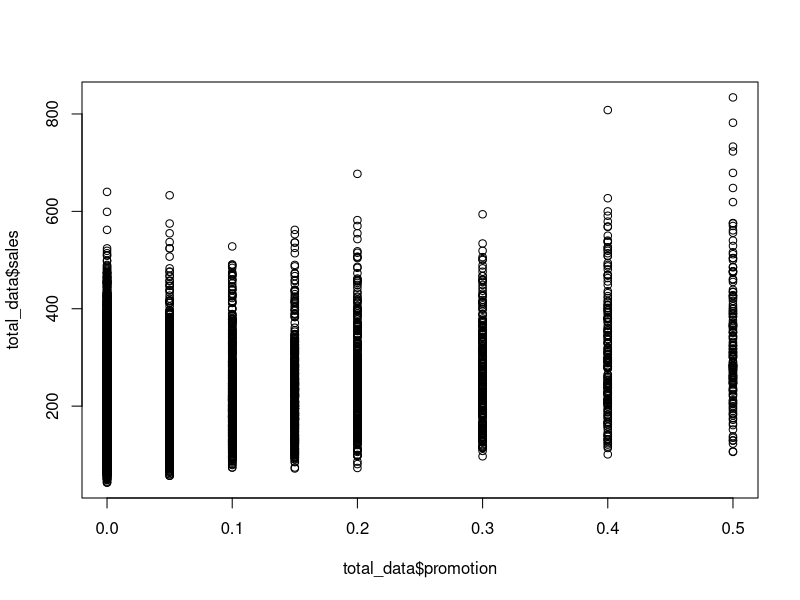
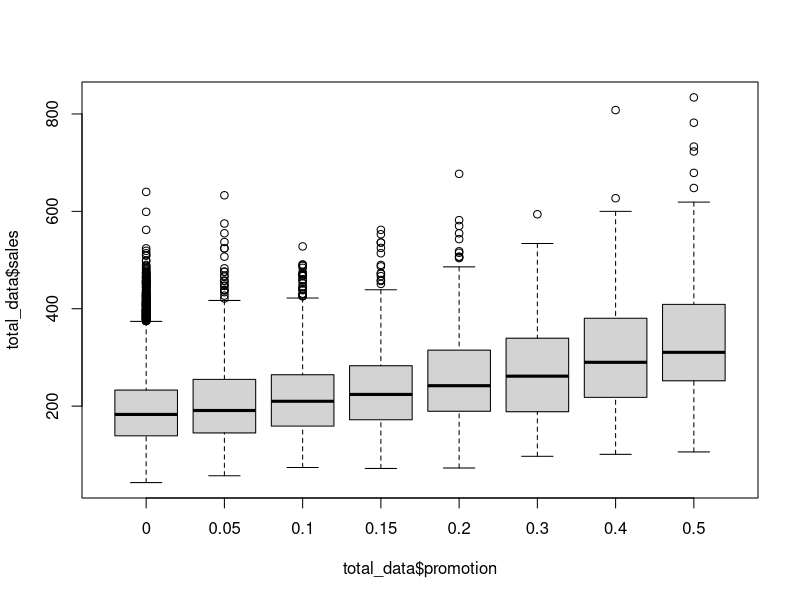
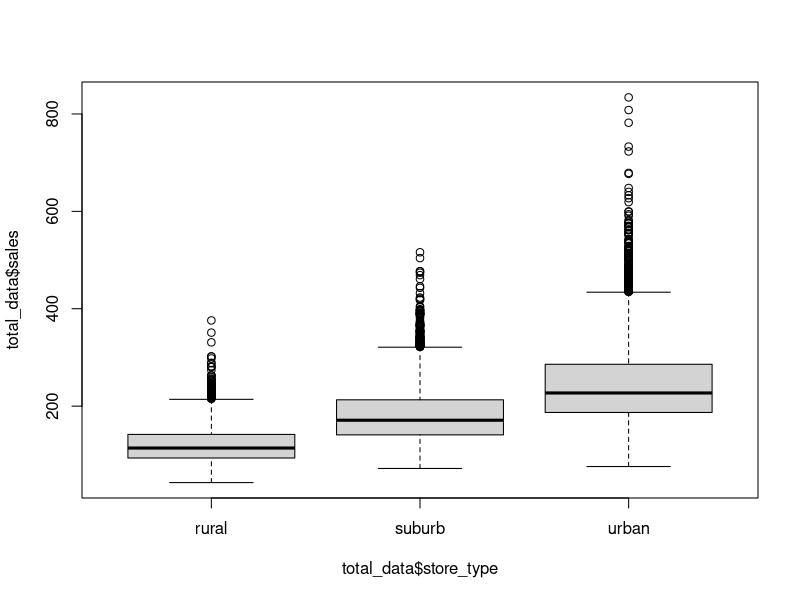
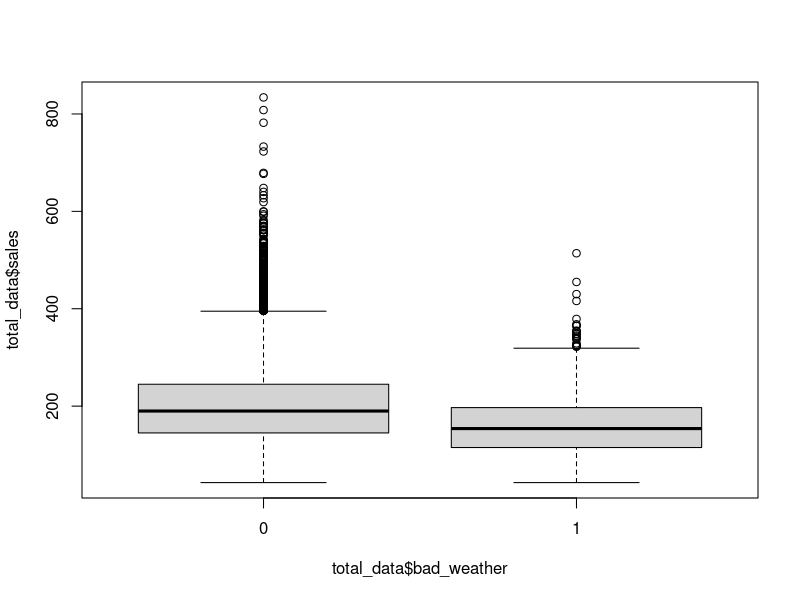
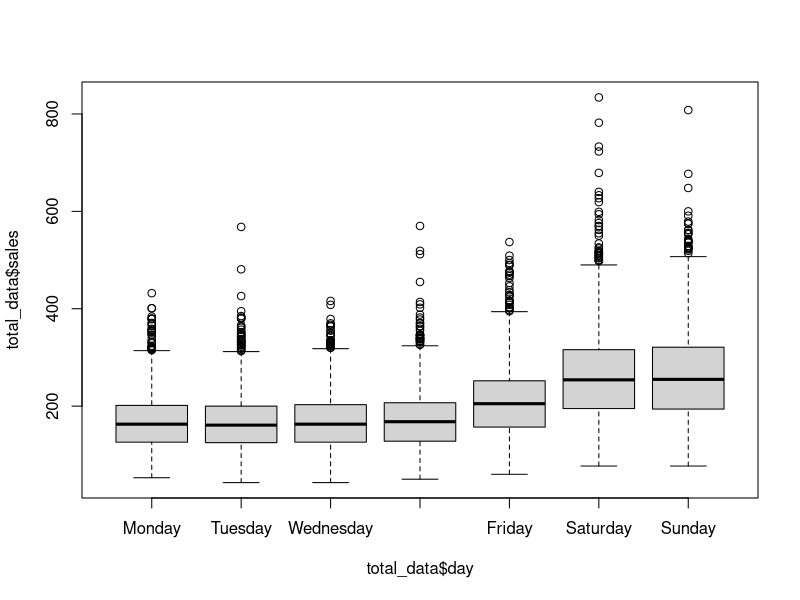
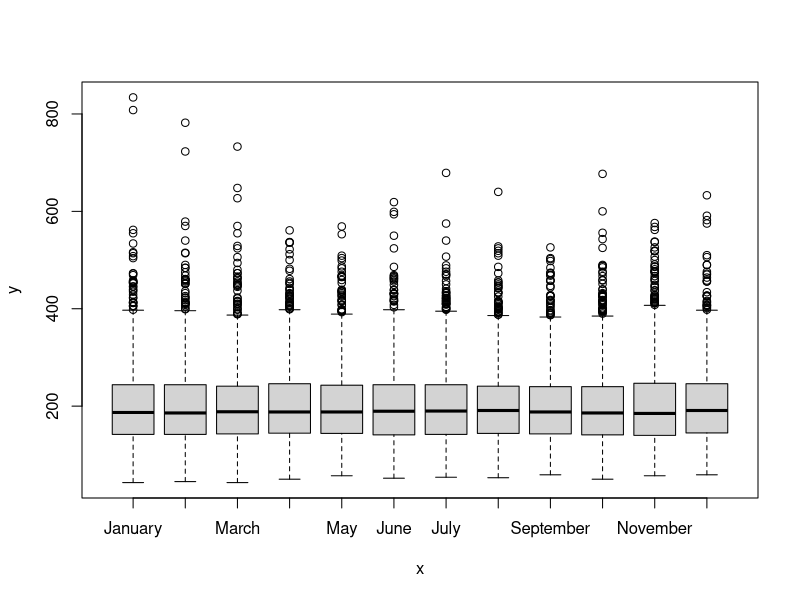
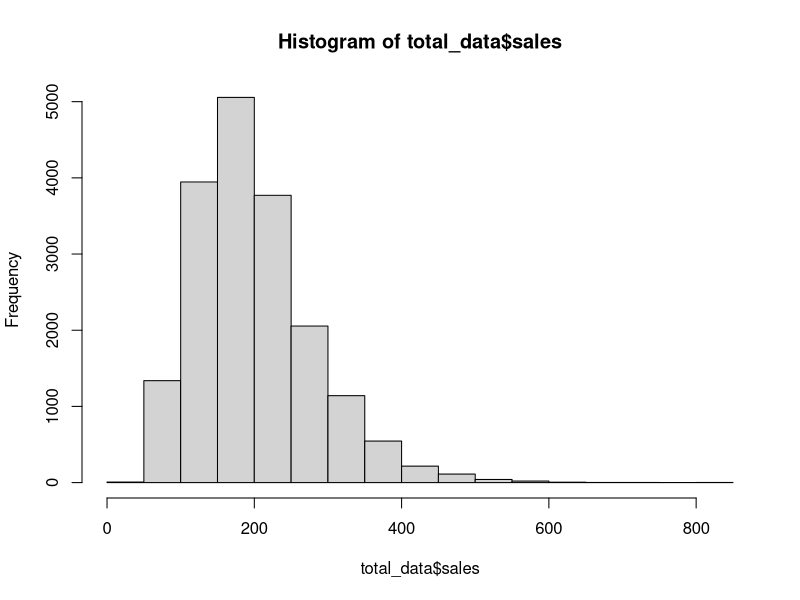
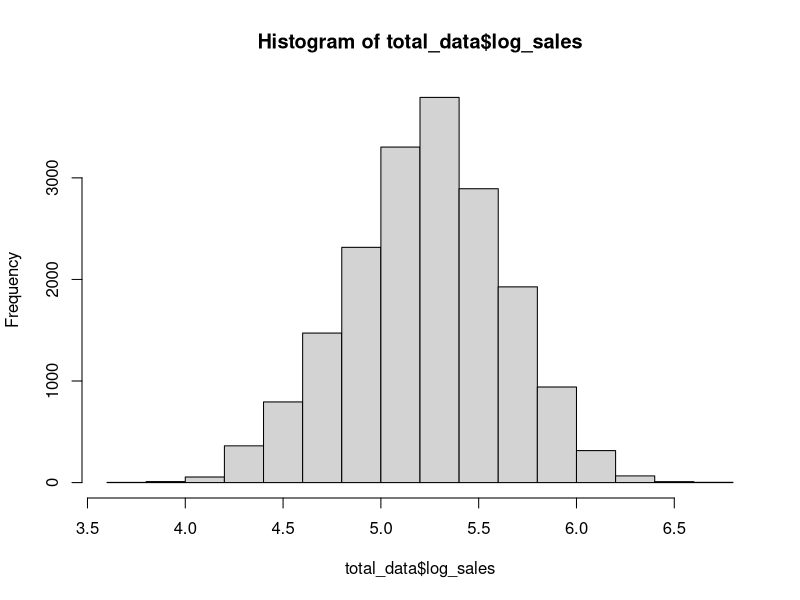

Recreate these plots in R, in order.
## ---- chunk 1
total_data <- read.csv("./Bakery_sales_data.csv", header=T, stringsAsFactors=T)
str(total_data)
## ---- chunk 2
total_data$date <- as.Date(total_data$date, format="%m/%d/%Y")
str(total_data)
## ---- chunk 3
total_data$day <- factor(total_data$day, levels=c('Monday','Tuesday','Wednesday','Thursday','Friday','Saturday','Sunday'))
total_data$month <- factor(total_data$month, levels=c('January','February','March','April','May','June','July',
                                                      'August','September','October','November','December'))
total_data$store_type <- factor(total_data$store_type, levels=c('rural','suburb','urban'))
total_data$store_id <- factor(total_data$store_id)
## ---- chunk 4
# Exercise 1 code
plot(total_data$promotion, total_data$sales)
boxplot(total_data$sales ~ total_data$promotion)
## ---- chunk 5
# Exercise 2 code
boxplot(total_data$sales ~ total_data$store_type)
## ---- chunk 6
# Exercise 3 code

boxplot(total_data$sales ~ total_data$bad_weather)

boxplot(total_data$sales ~ total_data$day)
plot(total_data$month, total_data$sales)
## ---- chunk 7
# Exercise 4 code
hist(total_data$sales)
total_data$log_sales <- log(total_data$sales + 1)
hist(total_data$log_sales)
## ---- chunk 8
train_indices <- which(total_data$date<='2016-12-31') # We create 4 year training data and leave 1 year for test
train_data <- total_data[train_indices,]
test_data <- total_data[-train_indices,]
## ---- chunk 9
# Exercise 5 code
lm0 <- lm(log_sales~1, train_data)
lm_full <- lm(log_sales~store_type+bad_weather+promotion+day+month, train_data)
summary(lm_full)
exp(-0.2219231)-1
TSS <- sum((train_data$log_sales-mean(train_data$log_sales))^2)
RSS <- sum((train_data$log_sales-lm0$fitted.values)^2)
1-(RSS/TSS)
## ---- chunk 10
# Exercise 7 code
lm_bwd <- step(lm_full, k = log(length(train_indices)), direction = "backward")
summary(lm_bwd)$r.sq
## ---- chunk 11
# prediction of lm0
pred0 <- exp(predict(lm0, test_data))-1

# prediction of full model
pred_full <- exp(predict(lm_full, test_data))-1

# prediction of backward selected model
pred_bwd <- exp(predict(lm_bwd, test_data))-1

library(forecast)

# error of lm0
accuracy(pred0, test_data$sales)

# error of full model
accuracy(pred_full, test_data$sales)

# error of backward selected model
accuracy(pred_bwd, test_data$sales)
## ---- chunk 12
# Exercise 10
sample_time <- 1:60
plot(test_data$date[sample_time], test_data$sales[sample_time], xlab='date', ylab='sales')
lines(test_data$date[sample_time], test_data$sales[sample_time], col = "black")
lines(test_data$date[sample_time], pred_bwd[sample_time], col = "red")

## ---- chunk 13
lm_full1 <- lm(sales~store_type+bad_weather+promotion+day+month, train_data)
lm_bwd1 <- step(lm_full1, k = log(length(train_indices)), direction = "backward")
pred_full1 <- predict(lm_full1, test_data)
pred_bwd1 <- predict(lm_bwd1, test_data)
accuracy(pred_full1, test_data$sales)
accuracy(pred_bwd1, test_data$sales)
accuracy(pred_full, test_data$sales)
accuracy(pred_bwd, test_data$sales)
## ---- chunk 14
# This is a customized function to evaluate the profit we will receive on the test data
profit <- function(pred, actual, loss, revenue){
  profit <- revenue-loss
  tmp <- sum(profit*pred[pred<actual])+sum((profit*actual-loss*(pred-actual))[actual<=pred])
  return(tmp)
}
## ---- chunk 15
pred_interval_level <- 1-2*(1-0.9)
pred_opt <- exp(predict(lm_bwd, newdata=test_data, interval='prediction', level=pred_interval_level))-1
head(pred_opt)
## ---- chunk 16
# under stock probability in the test data
mean(pred_opt[,1]<test_data$sales)
mean(pred_opt[,3]<test_data$sales)

# Profit achieved in the test data
print(profit(pred=pred_opt[,1], actual=test_data$sales, loss=1, revenue=10))
print(profit(pred=pred_opt[,3], actual=test_data$sales, loss=1, revenue=10))

# Forecasting error achieved in the test data
print(accuracy(pred_opt[,1], test_data$sales))
print(accuracy(pred_opt[,3], test_data$sales))
## ---- chunk 17
# Manually configure the C.I.
sample_time <- 1:60
plot(test_data$date[sample_time], test_data$sales[sample_time], xlab='', ylab='sales', ylim=c(100,600))
lines(test_data$date[sample_time], test_data$sales[sample_time])
lines(test_data$date[sample_time], pred_opt[sample_time,1], col='red')
lines(test_data$date[sample_time], pred_opt[sample_time,3], col='blue')
legend('topleft', c('actual','pred_mean','pred_opt'), lty=c(1,1,1), col=c('black','red','blue'), pch=c(1,NA,NA))
